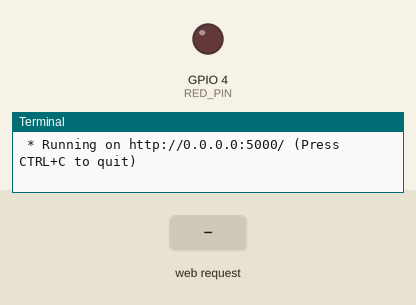
The program below on a simulated Raspberry Pi (BCM pin numbers). On the bench: output pins drawn as LEDs (lit = HIGH), the last lines printed to the terminal. The inputs (shaded band) are chosen by the test bench. The clock reads 2024-03-15 10:24:30 at power-on unless the program sets it.

Above: at 1.2 s.
1.3 s: HTTP request for /led/on received
At 2.7 s:
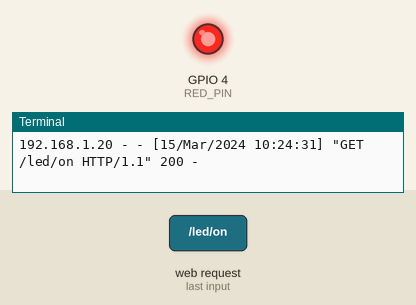
4.3 s: HTTP request for /led/off received
At 5.0 s:
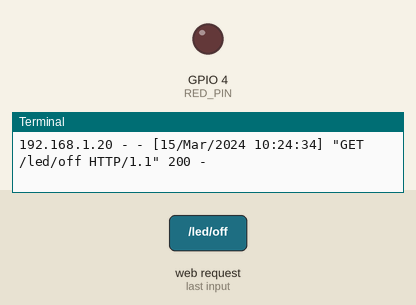
Timing chart, 0 to 7.3 s (numbered marks = the images above; inputs shaded):
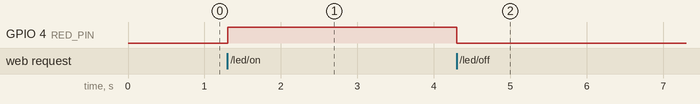

The program:

flask_led1.py
```python
# 동적으로 만들기!
from flask import Flask
import RPi.GPIO as GPIO

RED_PIN = 4

GPIO.setmode(GPIO.BCM)
GPIO.setup(RED_PIN, GPIO.OUT)

# Flask 객체 생성
# __name__은 파일명
app = Flask(__name__)

# 라우팅을 위한 뷰 함수
@app.route("/") # '''를 세개 찍으면 문자열이됨.(줄이 나누어지는!!)
def hello_world():
    return '''
        <p>Hello, Flask!!</p>
        <a href="/led/on">LED ON</a>
        <a href="/led/off">LED OFF</a>
'''
#함수마다 routing을 걸어주어야함.
@app.route("/led/<cmd>") # op 말고 cmd라고 해도 됨. ->값을 정적이 아닌 동적으로 처리하겠다.
def led_op(cmd): # ()안에 op를 꼭 써주어야 한다. ->@app.route("/led/<op>") == def led_op의 주고 받는 값이 같아야 하니까 설정해주어야 한다!! 둘은 자동적으로 같다고 설정되지 않으니까!
    if cmd == "on":
     GPIO.output(RED_PIN, GPIO.HIGH)
     return '''
        <p>LED ON</p>
        <a href="/">Go Home</a>
    '''
    elif cmd == "off":
     GPIO.output(RED_PIN, GPIO.LOW)
     return '''
        <p>LED OFF</p>
        <a href="/">Go Home</a>
    '''

# 터미널에서 직접 실행시킨 경우
if __name__ == "__main__":
    try:
     app.run(host="0.0.0.0")
    finally:
        GPIO.cleanup()
```

Measured:
- after the input at 1.3 s, GPIO 4 (RED_PIN): LOW → HIGH at once
- after the input at 4.3 s, GPIO 4 (RED_PIN): HIGH → LOW at once
